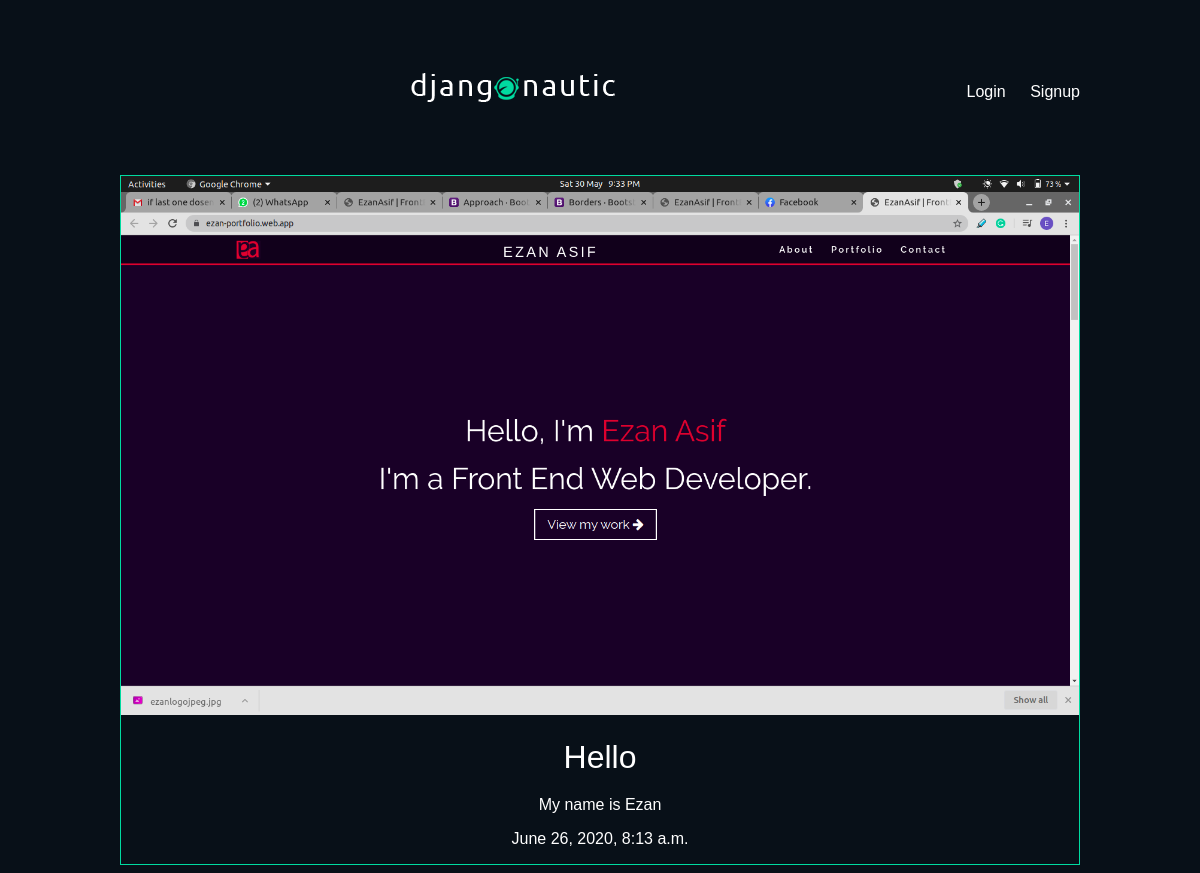
/articles/hello/, run on the app's committed database.
### articles/models.py (models this page shows, shortened)
class Article ( models.Model) :
    title = models.CharField(max_length=100)
    slug = models.SlugField()
    body = models.TextField()
    date = models.DateTimeField(auto_now_add=True)
    thumb = models.ImageField(default='default.png', blank=True)
    author =  models.ForeignKey(User,on_delete=models.CASCADE,default=None)

### articles/views.py (the view)
# urls.py: re_path(r'^(?P<slug>[\w-]+)/$', views.article_detail, name="detail"),
def article_detail(request, slug):
    article = Article.objects.get(slug=slug)
    return render(request, 'articles/article_detail.html', {'article':article})

### articles/templates/articles/article_detail.html
{% extends 'base_layout.html' %}
{% block content%}
    <div class="article-detail">
        <div class="article">
            <img src="{{ article.thumb.url }}" alt="">
            <h2>{{ article.title }}</h2>
            <p> {{ article.body }} </p>
            <p> {{ article.date }}</p>
        </div>
    </div>
{% endblock %}

### assets/styles.css (style rules this page uses)
body { background: #081018; color: white; font-family: sans-serif; font-size: 1em; }
h1, h2, h3, h4, h5 { font-weight:normal; margin:0; }
.article { padding:10px; border:1px solid #00dba0; position:relative; padding-bottom:40px; }
.article h2 { font-size:1.2em !important; }
.article-detail .article { padding:0; }
.article-detail .article img { max-width:100%; }
.article-detail .article h2 { text-align:center; margin:20px auto; font-size:2em !important; }
.article-detail .article p { text-align:center; }

### data on the page
Article: thumb (placeholder picture), title "Hello", body "My name is Ezan", date "June 26, 2020, 8:13 a.m."
